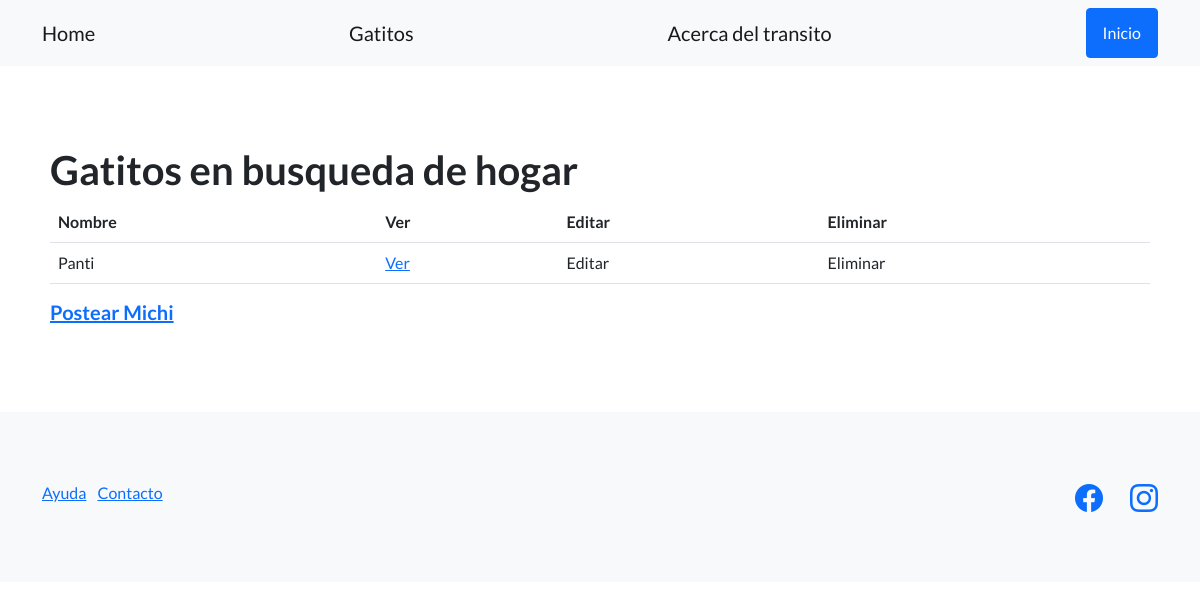
/Portfolio/gatos/, run on an earlier commit of the app's database.
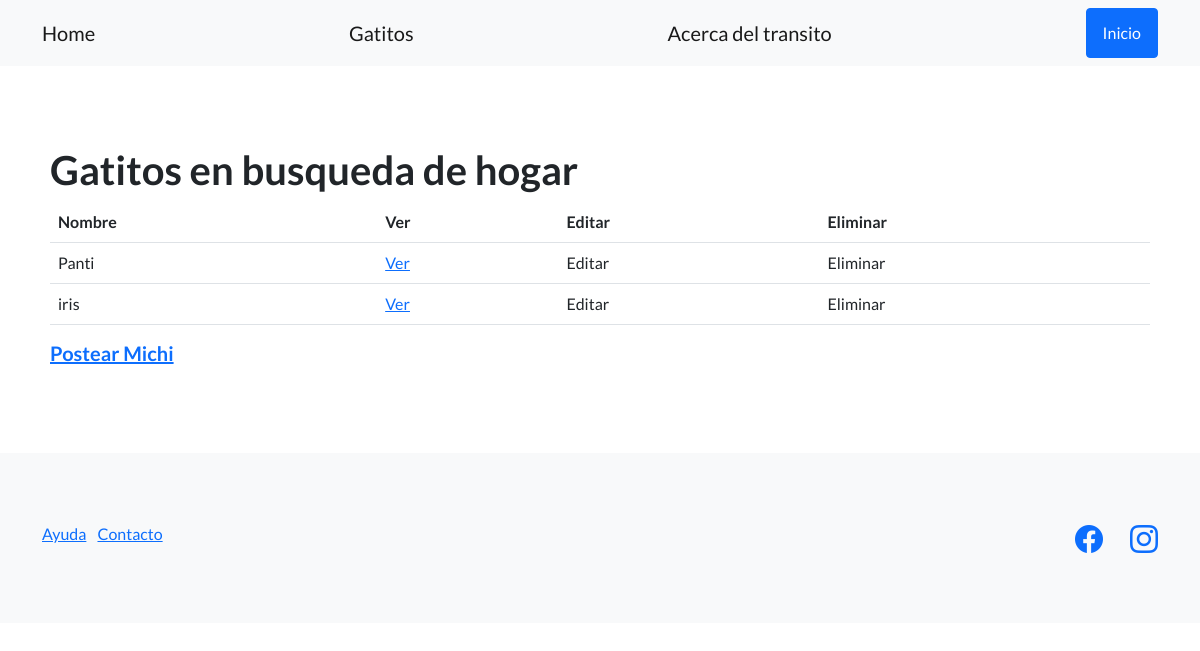
And on a later commit of the database.
### Portfolio/models.py (models this page shows, shortened)
class Gato(models.Model):
    nombre = models.CharField(max_length=64)
    color_de_ojos = models.CharField(max_length=64)
    color_pelaje =  models.CharField(max_length=64)
    genero = models.CharField(max_length=64)

### Portfolio/views.py (the view)
# urls.py: path('gatos/', listar_gato, name="listar_gatos"),
def listar_gato(request):
    contexto = {
        'gatos': Gato.objects.all()
    }
    return render(
        request=request,
        template_name='Portfolio/lista_gatito.html',
        context=contexto,
    )

### Portfolio/Templates/Portfolio/lista_gatito.html (shortened to what this page needs)
{% extends "Portfolio/Base.html" %}
{% block contenido %}
<h1>Gatitos en busqueda de hogar</h1>
<table class="table">
  <tbody>
    <tr>
      <th>Nombre</th>
      <th>Ver</th>
      <th>Editar</th>
      <th>Eliminar</th>
    </tr>
    {% for cat in gatos %}
    <tr>
      <td>{{ cat.nombre }}</td>
      <td>
      <a href="{%url 'ver_gatos' cat.id %}">Ver</a>
      </td>
      <td>Editar</td>
      <td>Eliminar</td>
    </tr>
    {% endfor %}
  </tbody>
</table>
<a href="{%url "crear_gatos" %}"><h5>Postear Michi</h5></a>
{% endblock contenido %}

What changed in the data, as far as the page shows it:
added Gato: nombre "iris"
